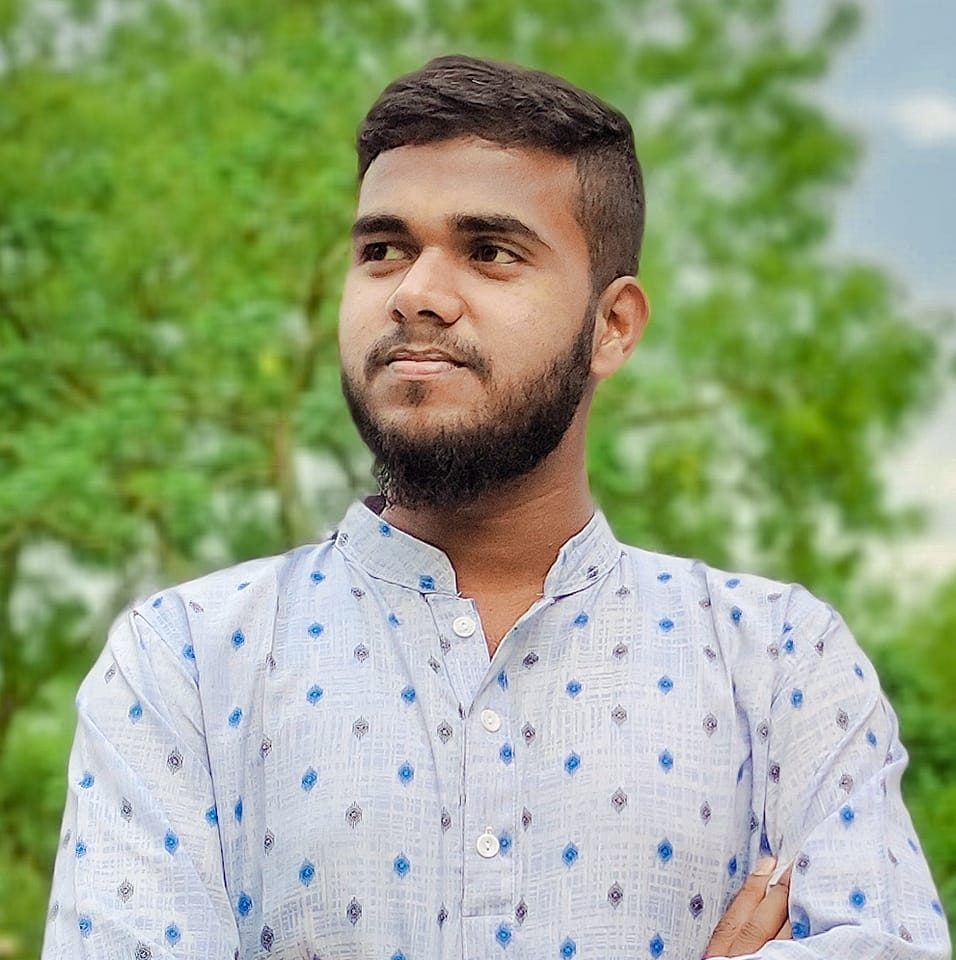
%> input picture Rasa Profile picture.jpg, 956 x 960 px
$ octave 'Histogram_Equalisation by picture.m'   (GNU Octave 9; MATLAB toolbox functions it lacks are replaced by stand-ins)
%> lines starting %> are read from the running program, lines starting %| are printed output that depends on the picture
originalImage = imread('Rasa Profile picture.jpg');
%> originalImage is the input picture: size 960x956x3 uint8; mean R, G, B 151.2, 165.4, 130.2

grayImage = rgb2gray(originalImage);
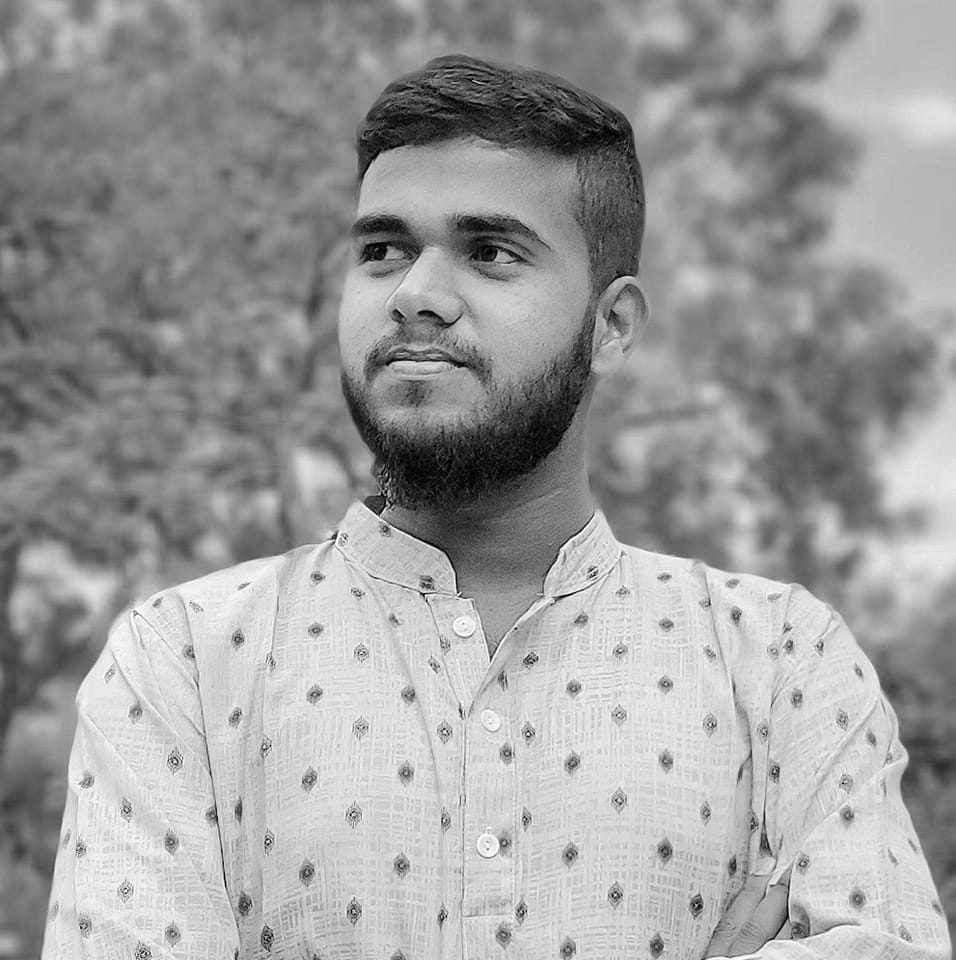
%> grayImage: size 960x956 uint8; min 0, max 255, mean 157.1

equalizedImage = histeq(grayImage);
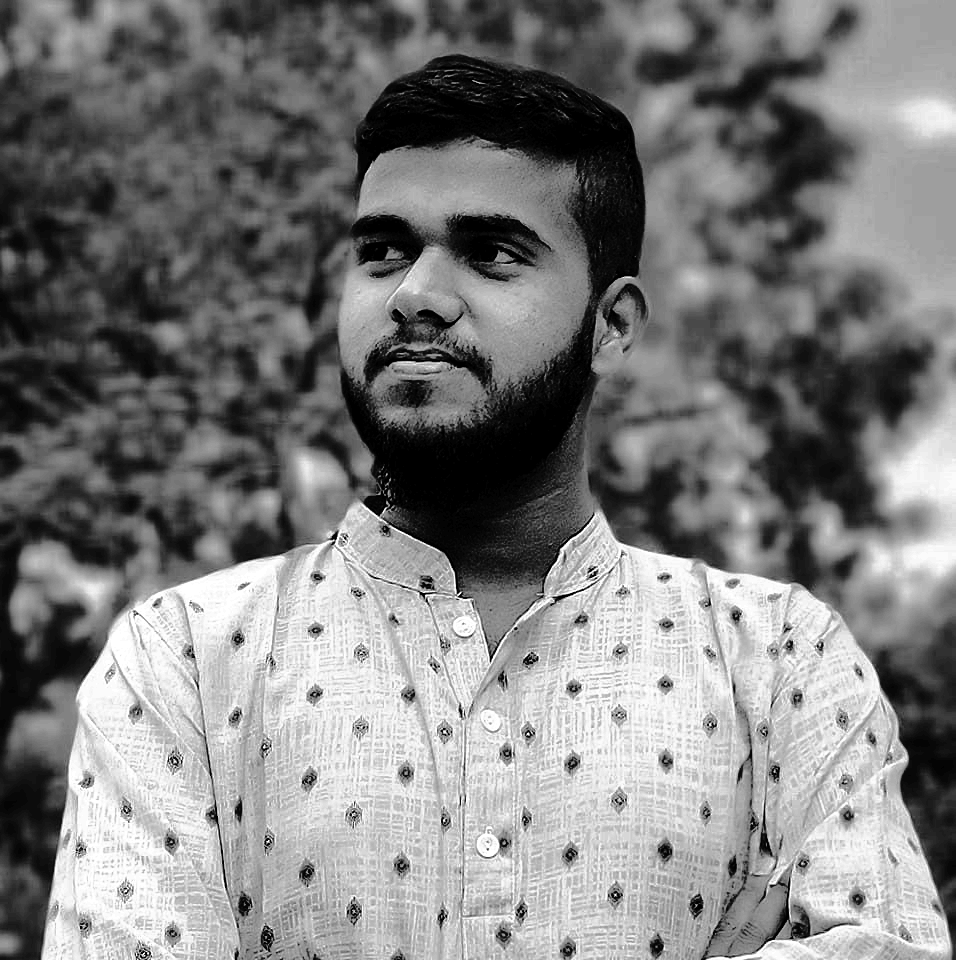
%> equalizedImage: size 960x956 uint8; min 0, max 255, mean 126.4

subplot(2, 2, 1);
imshow(originalImage);
title('Original Image');

subplot(2, 2, 2);
imshow(grayImage);
title('Original Image');

subplot(2, 2, 2);
imshow(equalizedImage);
title('Equalized Image');

subplot(2, 2, 3);
imhist(grayImage);
title('Histogram of Original Image');

subplot(2, 2, 4);
imhist(equalizedImage);
title('Histogram of Equalized Image');
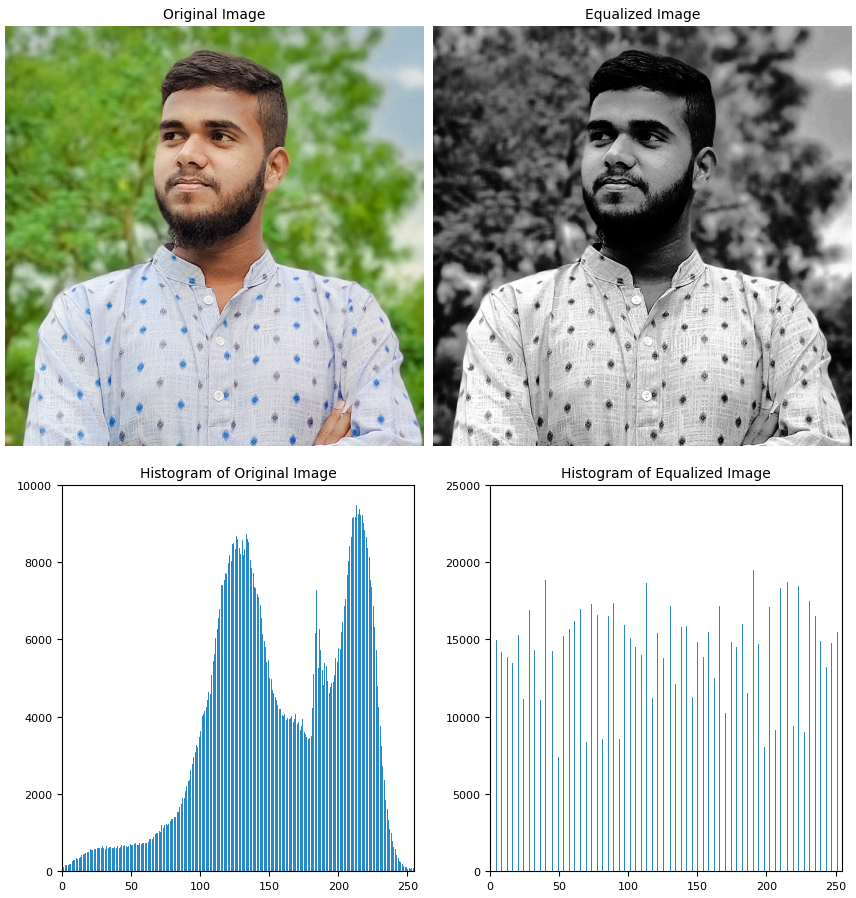
%> figure redrawn from the program's plot data, 4 panels
